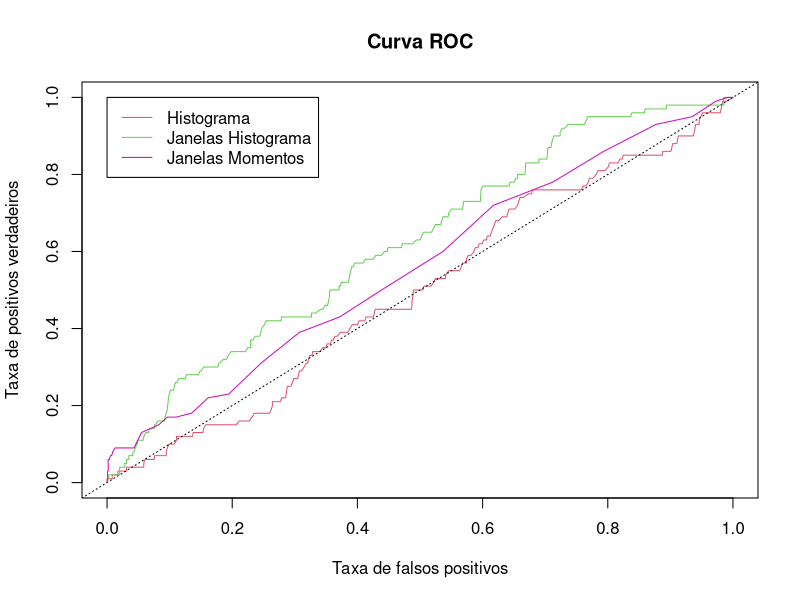

Generate this figure with R: (Note: this script raises an error after producing the figure.)
t0 <- read.table(file='medidas_0.dat', header=1)
t1 <- read.table(file='medidas_1.dat', header=1)
t2 <- read.table(file='medidas_2.dat', header=1)
postscript(file="../tex/roc.eps", paper="special", width=10, height=10, horizontal=FALSE)
plot(1-t0$ESPECIFICIDADE, t0$SENSITIVIDADE, type='l', col='2', xlab='Taxa de falsos positivos', ylab='Taxa de positivos verdadeiros')
abline(0,1, lty=3, col=1)
lines(1-t1$ESPECIFICIDADE, t1$SENSITIVIDADE, col='3')
lines(1-t2$ESPECIFICIDADE, t2$SENSITIVIDADE, col='6')
legend(0,1, c('Histograma', 'Janelas Histograma', 'Janelas Momentos'), col=c(2, 3 ,6), lty=1)
title('Curva ROC')
dev.off()


postscript(file="../tex/precision_recall.eps", paper="special", width=10, height=10, horizontal=FALSE)
plot(t0$PRECISAO, t0$SENSITIVIDADE, type='l', col='2', xlab='Precisão', ylab='Cobertura')
abline(0,1, lty=3, col=1)
lines(t1$PRECISAO, t1$SENSITIVIDADE, col='3')
lines(t2$PRECISAO, t2$SENSITIVIDADE, col='6')
legend(0,1, c('Histograma', 'Janelas Histograma', 'Janelas Momentos'), col=c(2, 3 ,6), lty=1)
title('Precision X Recall')
